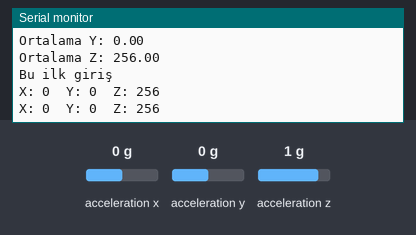
The sketch below on a simulated ESP8266 (NodeMCU). Parts: the last lines printed to the serial monitor. Inputs (shaded band) come from the test bench; at power-on: acceleration x 0 g, acceleration y 0 g, acceleration z 1 g. WiFi joins after 1.5 s; servers stay silent unless stated.

Above: at 2.7 s.
2.8 s: acceleration x set to -1.4 g
At 3.64 s:
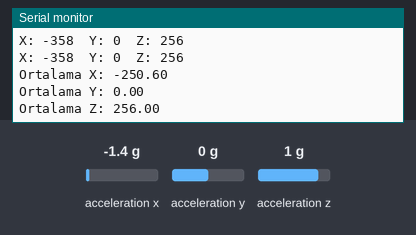
4.3 s: acceleration y set to -1.4 g
At 4.83 s:
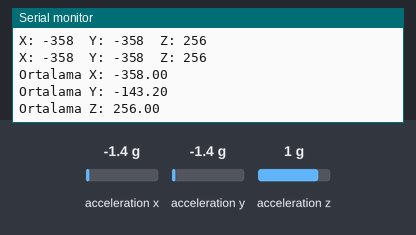
5.8 s: acceleration z set to -1.4 g
At 5.82 s:
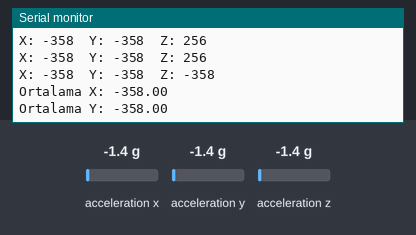
Timing chart, 0 to 8.8 s (numbered marks = the images above; inputs shaded):
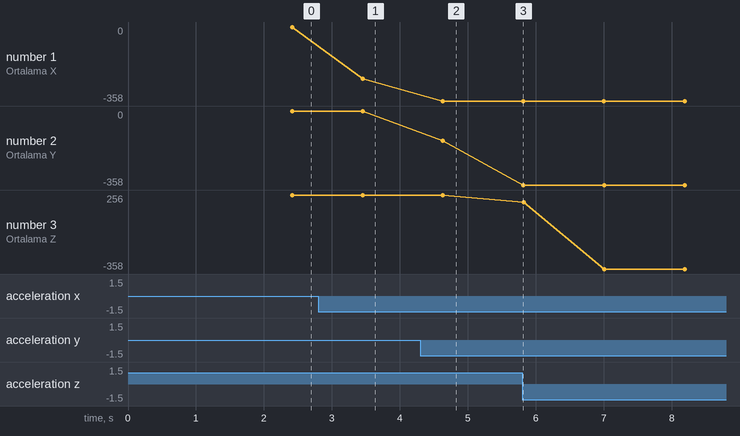

Measured:
- after the input at 2.8 s, the serial monitor: prints a new line after 0.05 s (image 1)
- after the input at 4.3 s, the serial monitor: prints a new line at once (image 2)
- after the input at 5.8 s, the serial monitor: prints a new line at once (image 3)
- plotted number 1: 0 → -250.6 after the input at 2.8 s
- plotted number 2: 0 → -143.2 after the input at 4.3 s

The sketch:

nodemcuadxl345firebase.ino
```cpp
#include <ESP8266WiFi.h>
#include <FirebaseArduino.h>
#include "Wire.h"
#include "I2Cdev.h"
#include "ADXL345.h"

ADXL345 sensor;

#define FIREBASE_HOST "deprem-1dede-default-rtdb.europe-west1.firebasedatabase.app"
#define FIREBASE_AUTH "emzZxjCibsYPIQXA8unftGkjvs4cku7KHCq48YtK"
#define WIFI_SSID "TTNET_TP-LINK_06F1"
#define WIFI_PASSWORD "sK0yfWqv"

// İvmeölçer verilerini saklamak için değişkenler
int numReadings = 10;
int readings_x[10];
int readings_y[10];
int readings_z[10];
float previous_average_x = 0.0;
float previous_average_y = 0.0;
float previous_average_z = 0.0;
short ivme_x, ivme_y, ivme_z;

bool ilkGiris = true;

void setup() {
  Wire.begin();
  Serial.begin(9600);
  sensor.initialize();
  Serial.print("Test: ");
  Serial.println(sensor.testConnection() ? "BAŞARILI" : "BAŞARISIZ!");

  // WiFi bağlantısı
  WiFi.begin(WIFI_SSID, WIFI_PASSWORD);
  Serial.print("Bağlanılıyor");
  while (WiFi.status() != WL_CONNECTED) {
    Serial.print(".");
    delay(500);
  }
  Serial.println();
  Serial.print("Bağlandı: ");
  Serial.println(WiFi.localIP());

  Firebase.begin(FIREBASE_HOST, FIREBASE_AUTH);
}

void loop() {
  static int index = 0;  // Sadece loop işlevi içinde kullanılan bir static tamsayı olarak tanımlandı.
  sensor.getAcceleration(&ivme_x, &ivme_y, &ivme_z);
  Serial.print("X: ");
  Serial.print(ivme_x);
  Serial.print("\t");
  Serial.print("Y: ");
  Serial.print(ivme_y);
  Serial.print("\t");
  Serial.print("Z: ");
  Serial.println(ivme_z);

    // Okuma değerlerini güncelle
    readings_x[index] = ivme_x;
    readings_y[index] = ivme_y;
    readings_z[index] = ivme_z;

    // İndeks arttır ve sıfıra döndür
    index = (index + 1) % numReadings;

    // Her 10 ölçüm için ortalamayı hesapla ve kontrol et
    if (index == 0) {
      float average_x = 0.0;
      float average_y = 0.0;
      float average_z = 0.0;

      for (int i = 0; i < numReadings; i++) {
        average_x += readings_x[i];
        average_y += readings_y[i];
        average_z += readings_z[i];
      }

      average_x /= numReadings;
      average_y /= numReadings;
      average_z /= numReadings;

      Serial.print("Ortalama X: ");
      Serial.println(average_x);
      Serial.print("Ortalama Y: ");
      Serial.println(average_y);
      Serial.print("Ortalama Z: ");
      Serial.println(average_z);

      if(!ilkGiris){
        if (
          (abs(average_x) > abs(previous_average_x * 1.1)) || (abs(average_x) < abs(previous_average_x * 0.9)) ||
          (abs(average_y) > abs(previous_average_y * 1.1)) || (abs(average_y) < abs(previous_average_y * 0.9)) ||
            (abs(average_z) > abs(previous_average_z * 1.1)) || (abs(average_z) < abs(previous_average_z * 0.9))) {
          Firebase.setBool("deprem", true);
        } else {
          Firebase.set("deprem", false);
        }
      }else{
        Serial.println("Bu ilk giriş");
        ilkGiris = false;
      }


      previous_average_x = average_x;
      previous_average_y = average_y;
      previous_average_z = average_z;
    }


  delay(100);
}
```
